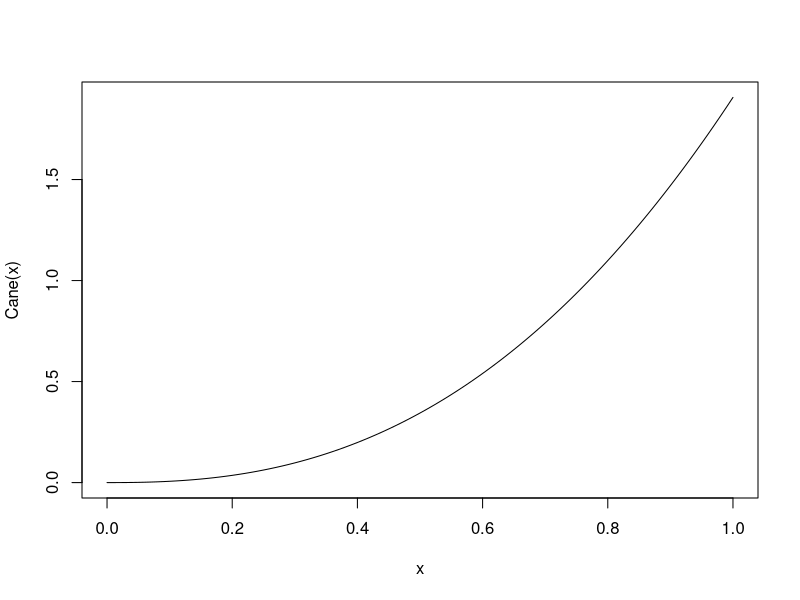

This chart was generated by the following R code: (Note: this script raises an error after producing the figure.)
##Functions


Cane = function(x){exp(0.6453 + 2.4691*log(x))}
curve(Cane)

------------------------------------------------------
##Rogers et al 1977
  
#dip
  
R77D = function(x){exp(-3.293 + 2.366*log(x))}
curve(R77D)
  
#hym

R77H = function(x){exp(-3.871 + 2.407*log(x))}
curve(R77H,add=T)

#lep
  
R77L = function(x){exp(-4.037 + 2.903*log(x))}
curve(R77L,add=T)
  
#extra - Ants
  
R77A = function(x){exp(-4.029 + 2.572*log(x))}
curve(R77A,add=T)
  
-----------------------------------------------------
##Schoener 1980 - mg & mm


#MF = Massachesutts
#CF = Costa Rica dry forest
#CR = Costa Rica rainforest

#dip
    
S80DMF = function(x){exp(log(0.022) + 2.42*log(x))}
curve(S80DMF)
  
S80DCF = function(x){exp(log(0.074) + 1.64*log(x))}
curve(S80DCF,add=T)
  
S80DCR = function(x){exp(log(0.068) + 1.59*log(x))}
curve(S80DCR)
  
#hym - winged
  
S80HMF = function(x){exp(log(0.016) + 2.55*log(x))}
curve(S80HMF)
  
S80HCF = function(x){exp(log(0.043) + 2.07*log(x))}
curve(S80HCF)

S80HCR = function(x){exp(log(0.022) + 2.29*log(x))}
curve(S80HCR)
  
#hym - for (ants)
  
S80FMF = function(x){exp(log(0.034) + 2.19*log(x))}
curve(S80FMF)
  
S80FCF = function(x){exp(log(0.012) + 2.72*log(x))}
curve(S80FCF)
  
S80FCR = function(x){exp(log(0.021) + 2.31*log(x))}
curve(S80FCR)
  
#lEP
  
S80LMF = function(x){exp(log(0.014) + 2.55*log(x))}
curve(S80LMF)
  
S80LCF = function(x){exp(log(0.026) + 2.5*log(x))}
curve(S80LCF)
  
S80LCR = function(x){exp(log(0.078) + 1.32*log(x))}
curve(S80LCR)
  
-------------
  
#Gowing & Recher 1984
  
#lnWt = ln a + b*ln(x)
  
##dip
  
GR84D = function(x){exp(-3.653 + log(x)*2.546)}
curve(GR84D,add=T)  

##hym - exc for - exp model

GR84H = function(x){exp(-2.86 + (x)*0.478)}
curve(GR84H,add=F) 

##for (ants)

GR84F = function(x){exp(-3.997 + log(x)*2.489)}
curve(GR84F)

------------
#Sample et al 1993
  
#Length & Length*Width models

#Dip - all

  #Length
S93DA = function(x){exp(-3.184 + 2.23*log(x))}
curve(S93DA)

#Length * Width

S93DALW = function(x){exp(-2.197 + 1.309*log(x))}
curve(S93DALW,add=T)

#Dip - Nematocera

#Length
S93DN = function(x){exp(-3.675 + 2.212*log(x))}
curve(S93DN,add=T)

#Length * Width

S93DNLW = function(x){exp(-2.217 + 1.288*log(x))}
curve(S93DNLW,add=T)

#Dip - Brachycera

#Length
S93DB = function(x){exp(-3.374 + 2.158*log(x))}
curve(S93DB,add=T)

#Length * Width

S93DBLW = function(x){exp(-2.2 + 1.259*log(x))}
curve(S93DBLW,add=T)

#Dip - Cyclorrapha

#Length
S93DC = function(x){exp(-3.619 + 2.632*log(x))}
curve(S93DC,add=T)

#Length * Width

S93DCLW = function(x){exp(-2.02 + 1.298*log(x))}
curve(S93DCLW,add=T)

---
  
##Hymenoptera

#Hym - All
  
#Length
S93HA = function(x){exp(-4.284 + 2.696*log(x))}
curve(S93HA,add=T)

#Length * Width

S93HALW = function(x){exp(-2.375 + 1.456*log(x))}
curve(S93HALW,add=T)

#Hym - Ich

#Length
S93HI = function(x){exp(-4.149 + 2.464*log(x))}
curve(S93HI,add=T)

#Length * Width

S93HILW = function(x){exp(-2.497 + 1.445*log(x))}
curve(S93HILW,add=T)

#Hym - Bra

#Length
S93HB = function(x){exp(-3.854 + 2.441*log(x))}
curve(S93HB,add=T)

#Length * Width

S93HBLW = function(x){exp(-2.19 + 1.445*log(x))}
curve(S93HBLW,add=T)

#Hym - Ves

#Length
S93HV = function(x){exp(-3.54 + 2.782*log(x))}
curve(S93HV,add=T)

#Length * Width

S93HVLW = function(x){exp(-1.537 + 1.319*log(x))}
curve(S93HVLW,add=T)

#Hym - FOR

#Length
S93HF = function(x){exp(-4.727 + 2.919*log(x))}
curve(S93HF,add=T)

#Length * Width

S93HFLW = function(x){exp(-2.378 + 1.473*log(x))}
curve(S93HFLW,add=T)

#Hym - HAL

#Length
S93HH = function(x){exp(-2.891 + 2.302*log(x))}
curve(S93HH,add=T)

#Length * Width

S93HHLW = function(x){exp(-1.946 + 1.444*log(x))}
curve(S93HHLW,add=T)

#Hym - POM

#Length
S93HP = function(x){exp(-2.341 + 2.006*log(x))}
curve(S93HP,add=T)

#Length * Width

S93HPLW = function(x){exp(-1.946 + 1.444*log(x))}
curve(S93HPLW,add=T)

----
  
#LEPIDOPTERA
  
#LEP - ALL
  
#Length
S93LA = function(x){exp(-5.036 + 3.122*log(x))}
curve(S93LA,add=T)

#Length * Width

S93LALW = function(x){exp(-2.607 + 1.457*log(x))}
curve(S93LALW,add=T)
  
#LEP - mic

#Length
S93LM = function(x){exp(-4.913 + 2.918*log(x))}
curve(S93LM,add=T)

#Length * Width

S93LMLW = function(x){exp(-2.715 + 1.395*log(x))}
curve(S93LMLW,add=T)

#LEP - NOC

#Length
S93LN = function(x){exp(-3.337 + 2.499*log(x))}
curve(S93LN,add=T)

#Length * Width

S93LNLW = function(x){exp(-1.607 + 1.214*log(x))}
curve(S93LNLW,add=T)

#LEP - GEO

#Length
S93LG = function(x){exp(-4.172 + 2.628*log(x))}
curve(S93LG,add=T)

#Length * Width

S93LGLW = function(x){exp(-2.343 + 1.387*log(x))}
curve(S93LGLW,add=T)

#LEP - ARC

#Length
S93LC = function(x){exp(-3.755 + 2.658*log(x))}
curve(S93LC,add=T)

#Length * Width

S93LCLW = function(x){exp(-1.658 + 1.222*log(x))}
curve(S93LCLW,add=T)

-----
  
#Ganihar 1997
  
#Diptera
  
G97D = function(x){exp(-3.4294 + 2.5943*log(x))}
curve(G97D)

#Hymenoptera - EXC FOR

G97H = function(x){exp(-3.5917 + 2.6429*log(x))}
curve(G97H,add=T)

#Hymenoptera - FOR 

G97F = function(x){exp(-3.1415 + 2.3447*log(x))}
curve(G97F,add=T)

#Lepidoptera

G97L = function(x){exp(-4.7915 + 2.8585*log(x))}
curve(G97L,add=T)

------

#JOHNSON & STRONG 2000
  
#DIPTERA
  
#DIP - ALL
  
JS00DA = function(x){exp(-2.462 + 1.881*log(x))}
curve(JS00DA)
    
#DIP = NEM

JS00DN = function(x){exp(-2.562 + 1.373*log(x))}
curve(JS00DN,add =T)

#DIP = ALL - NEM  

JS00DO = function(x){exp(-2.105 + 1.805*log(x))}
curve(JS00DO,add=T)

#HYMENOPTERA

#HYM - ALL

JS00HA = function(x){exp(-3.556 + 2.193*log(x))}
curve(JS00HA)

#HYM - FOR

JS00HF = function(x){exp(-3.730 + 2.103*log(x))}
curve(JS00HF,add =T)

#HYM - HYM WITHOUT FOR

JS00HNF = function(x){exp(-3.295 + 2.102*log(x))}
curve(JS00HNF,add =T)

#LEPIDOPTERA

#LEP

JS00L = function(x){exp(-3.268 + 2.243*log(x))}
curve(JS00L, add=T)

----
  
##Hodar 1997

##Head Width
  
#DIPTERA
  
#Brachycera
H97DB = function(x){0.655*(x)^2.526}
curve(H97DB,add=T)

#Nematocera
H97DN = function(x){3.942*(x)^3.106}
curve(H97DN,add=T)

#HYMENOPTERA

#all
H97HA = function(x){1.999*(x)^2.09}
curve(H97HA,add=T)

#For - workers
H97FO = function(x){0.522*(x)^2.55}
curve(H97FO,add=T)

#For - winged
H97FW = function(x){1.607*(x)^2.752}
curve(H97FW,add=T)

#LEPIDOPTERA

#HETEROCERA

H97LH = function(x){2.053*(x)^2.804}
curve(H97LH,add=T)

H97LR = function(x){1.634*(x)^2.793}
curve(H97LR)

----
  
##Sage et al. 1982

lnY = a + bX + b1*x^2

"quadratic polynomial equation"

#Lepidoptera

Sage82=function(x){exp(-8.108+(0.38002*(x))+((-0.0055428)*((x)^2)))}
Sage82(10)
curve(Sage82,add=F)

-----
  
##Sabo et al. (2002)

#DIPTERA
  
#Brachycera
Sabo02DB=function(x){0.006*(x)^3.05}
curve(Sabo02DB,xlim=c(0,100))

#Nematocera
Sabo02DN=function(x){0.1*(x)^1.57}
curve(Sabo02DN,add=T)

#Asilidae

Sabo02DA=function(x){0.38*(x)^1.5}

#Bombyliidae

Sabo02DB=function(x){0.007*(x)^3.337}

#Hymenoptera

Sabo02H=function(x){0.56*(x)^1.56}
curve(Sabo02H,add=T)

#Apidae

Sabo02HA=function(x){0.006*(x)^3.407}

#Vespidae

Sabo02HV=function(x){0.001*(x)^3.723}
curve(Sabo02HV,add=T)
----
  
##Brady & Noske 2006

### SOMETHING WRONG WITH all/WINGED HYM ONE - may be error in publishing

#Diptera
#linear model
BN06D=function(x){-0.041+0.010*(x)}
curve(BN06D)

#Hym  -winged

#a co-efficient too high

BN06H1 = function(x){exp(log(6.783)+2.544*log(x))}
curve(BN06H1,add=T)

#Hym - FOR

BN06HF = function(x){exp(log(0.001)+2.33*log(x))}
curve(BN06HF,add=F)

##Lepidoptera

BN06L = function(x){exp(log(0.001)+2.313*log(x))}
curve(BN06L,add=T)

-------------
##Wardhaugh 2013

##Diptera

W13D= function(x){exp(-3.29+2.65*log(x))}
curve(W13D,xlim=c(0,100),add=F)

#length * width

W13DLW=function(x){exp(-1.91+1.22*log(x))}
curve(W13DLW,add=T)

##Hym

W13H = function(x){exp(-4.3+3*log(x))}
curve(W13H,add=T)

#length * width

W13HLW=function(x){exp(-2.1+1.34*log(x))}
curve(W13HLW,add=T)

##LEP

W13L = function(x){exp(-3.83+2.77*log(x))}
curve(W13L,add=T)

#length * width

W13LLW=function(x){exp(-2.1+1.37*log(x))}
curve(W13LLW,add=T)

